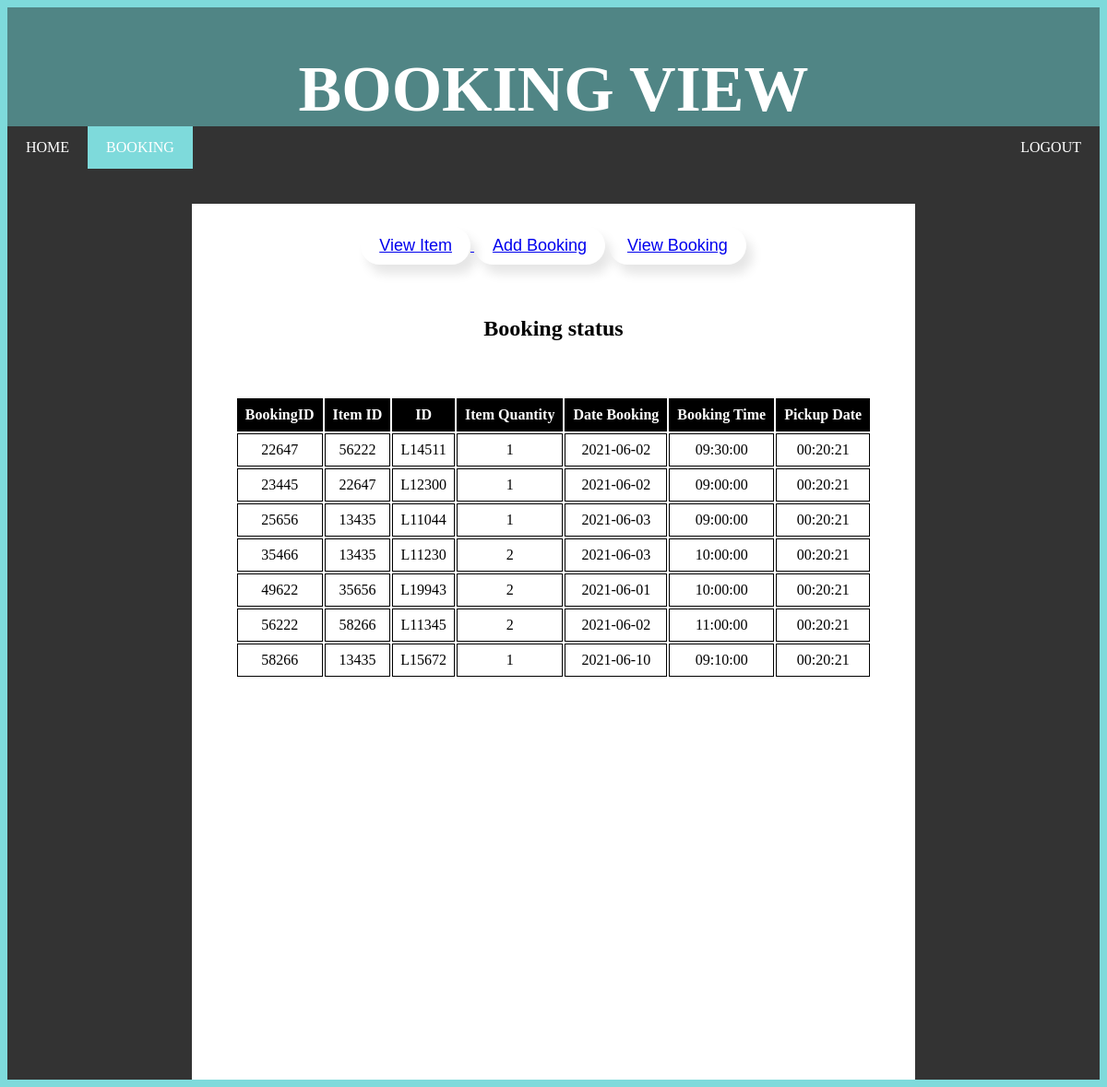
Page /ApplicationLayer/BookItem/ViewStatusBooking.php on the committed database.
### tables this page shows
CREATE TABLE `booking` (
  `BookingID` int(6) NOT NULL,
  `ItemID` int(11) NOT NULL,
  `id` varchar(6) NOT NULL,
  `ItemQuantity` int(60) NOT NULL,
  `DateBooking` date NOT NULL,
  `BookingTime` time NOT NULL,
  `PickUpDate` time NOT NULL
);

### ApplicationLayer/BookItem/ViewStatusBooking.php (the view, shortened to what this page needs)
<!DOCTYPE html>
<html>
<head>
	<div class="header" >
	<h1 >BOOKING VIEW</h1>
	</div>
	<body>
		<ul>
<ul>
     <li><a href="http://localhost/ivms/login/Admin%20login/h.php">HOME</a></li>
	  <li><a class="activeNav" href="http://localhost/IVMS/ApplicationLayer/BookItem/BookItem.php">BOOKING</a></li>
	  <li style="float:right"><a href="http://localhost/ivms/login/">LOGOUT</a></li>
	</ul>
	<br>
	<div class="backgroundbox">
	<center>
		<button class="btn active"><a href="http://localhost/IVMS/ApplicationLayer/BookItem/BookItem.php">View Item</button>
		<button class="btn active"><a href="http://localhost/IVMS/ApplicationLayer/BookItem/AddBookForm.php">Add Booking</a></button>
    <button class="btn active"><a href="http://localhost/IVMS/ApplicationLayer/BookItem/ViewStatusBooking.php" target="_blank">View Booking </a></button>
  </center>
		  <br><br>
			<center><table>
			<tr class="center">
				<h2 style="text-align: center;">Booking status</h2>
				<br><br>
				<th>BookingID</th>
				<th>Item ID</th>
				<th>ID</th>
				<th>Item Quantity</th>
				<th>Date Booking</th>
				<th>Booking Time</th>
				<th>Pickup Date</th>
			</tr>
			<?php
$connection = mysqli_connect("localhost","root","","mydatabase");
$retrive = mysqli_query($connection, "SELECT * FROM booking ");
?>
			<?php
                while($row = mysqli_fetch_array($retrive))
                {
                    ?>
                    <tr>
                    <td><?= $row['BookingID'];?></td>
                    <td><?= $row['ItemID'];?></td>
										<td><?= $row['id'];?></td>
                    <td><?= $row['ItemQuantity'];?></td>
                    <td><?= $row['DateBooking'];?></td>
                    <td><?= $row['BookingTime'];?></td>
                    <td><?= $row['PickUpDate'];?></td>
                    </tr>
                <?php
                }
                ?>
		</table><center>
</head>
</html>

### ApplicationLayer/BookItem/ViewStatusBooking.php (style rules this page uses)
td { border: 1px solid black; border-collapse: collapse; text-align: center; padding: 8px; background-color: white; }
th { border: 1px solid black; border-collapse: collapse; text-align: center; padding: 8px; background:black; color: white; }
ul { list-style-type: none; margin: 0; padding: 0; overflow: hidden; background-color: #333; font-family: cooper black; }
li { float: left; }
li a { display: block; color: white; text-align: center; padding: 14px 20px; text-decoration: none; }
.activeNav { background-color: #7EDADB; }
body { background-color: #7EDADB; }
h1 { color:white; font-family:Stencil; font-size: 70px; text-align: center; }
.header { color:white; font-family:Stencil; font-size: 26px; text-align: center; background-color: #508585; height: 120px; padding: 2px 25px 7px; }
h2 { font-family: Myriad Pro Light; }
.center { margin-left: auto; margin-right: auto; }
.backgroundbox { background-color: white; margin-left: 200px; margin-right: 200px; margin-top: 20px; float: center width:250px; padding: 25px 25px 25px; height: 900px; }
.btn { border: none; background-color: inherit; padding: 14px 28px; font-size: 15px; cursor: pointer; display: inline-block; }
.active, .btn:hover { background-color:lightblue ; color: white; }
.btn { background:10px 15px; color:black; padding:10px 20px; border:none; font-size:18px; border-radius:100px; -webkit-border-radius:100px; -moz-border-radius:100px; -ms-border-radius:100px; -o-border-radius:100px; box-shadow:7px 10px 12px rgba(0, 0, 0, .1); cursor: pointer; transition:all .3s; -webkit-transform:all .3s; -moz-transform:all .3s; -ms-transform:all .3s; -o-transform:all .3s; }

### rows in the picture
booking: BookingID "22647", ItemID "56222", id "L14511", ItemQuantity "1", DateBooking "2021-06-02", BookingTime "09:30:00", PickUpDate "00:20:21"
booking: BookingID "23445", ItemID "22647", id "L12300", ItemQuantity "1", DateBooking "2021-06-02", BookingTime "09:00:00", PickUpDate "00:20:21"
booking: BookingID "25656", ItemID "13435", id "L11044", ItemQuantity "1", DateBooking "2021-06-03", BookingTime "09:00:00", PickUpDate "00:20:21"
booking: BookingID "35466", ItemID "13435", id "L11230", ItemQuantity "2", DateBooking "2021-06-03", BookingTime "10:00:00", PickUpDate "00:20:21"
booking: BookingID "49622", ItemID "35656", id "L19943", ItemQuantity "2", DateBooking "2021-06-01", BookingTime "10:00:00", PickUpDate "00:20:21"
booking: BookingID "56222", ItemID "58266", id "L11345", ItemQuantity "2", DateBooking "2021-06-02", BookingTime "11:00:00", PickUpDate "00:20:21"
booking: BookingID "58266", ItemID "13435", id "L15672", ItemQuantity "1", DateBooking "2021-06-10", BookingTime "09:10:00", PickUpDate "00:20:21"
